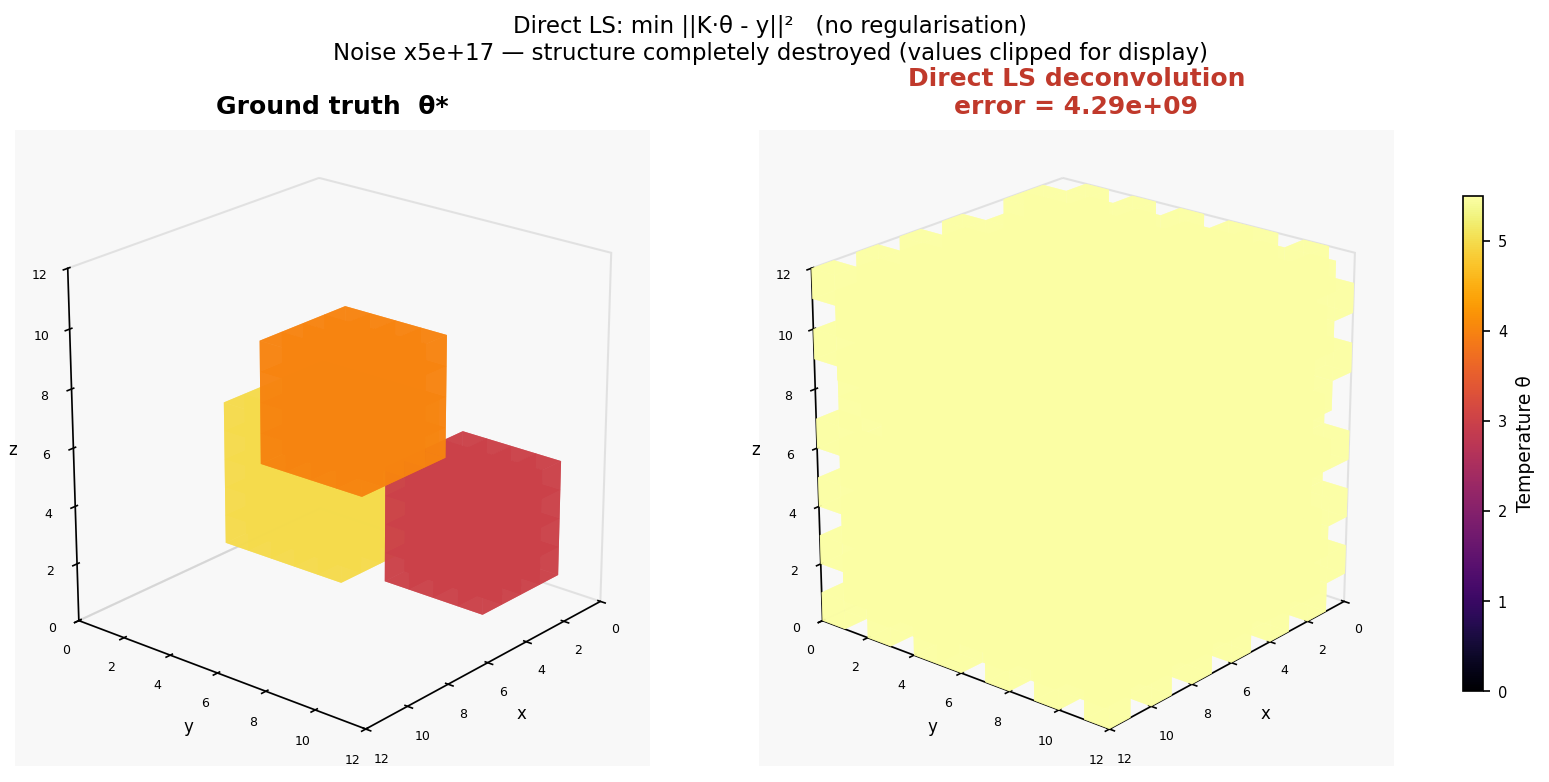

This chart was generated by the following Python code:
import numpy as np
import matplotlib.pyplot as plt
import matplotlib.cm as cm
from setup_3d import build, draw_voxels, style_ax, N, SIGMA, NOISE, CMAP, NORM


np.random.seed(42)
theta_true, K3D, y_noisy, cond = build()

result, _, _, _ = np.linalg.lstsq(K3D, y_noisy, rcond=None)
theta_ls = result.reshape(N, N, N)
err = np.linalg.norm(theta_ls - theta_true) / np.linalg.norm(theta_true)
print(f"Direct LS error: {err:.4f}")

fig = plt.figure(figsize=(11, 5.5))
fig.patch.set_facecolor("white")

ax0 = fig.add_subplot(1, 2, 1, projection="3d")
draw_voxels(ax0, theta_true)
style_ax(ax0, "Ground truth  θ*", "black")

ax1 = fig.add_subplot(1, 2, 2, projection="3d")
draw_voxels(ax1, np.clip(theta_ls, 0.0, 5.5))
style_ax(ax1, f"Direct LS deconvolution\nerror = {err:.2e}", "#c0392b")

cax = fig.add_axes([0.92, 0.2, 0.012, 0.6])
cb = fig.colorbar(cm.ScalarMappable(cmap=CMAP, norm=NORM), cax=cax)
cb.set_label("Temperature θ", fontsize=9)
cb.ax.tick_params(labelsize=7)

fig.suptitle(
    f"Direct LS: min ||K·θ - y||²   (no regularisation)\n"
    f"Noise x{cond:.0e} — structure completely destroyed (values clipped for display)",
    fontsize=11,
    y=1.02,
)
plt.subplots_adjust(left=0.02, right=0.90, wspace=0.05)
plt.savefig("3d_direct_solve.png", dpi=150, bbox_inches="tight")
plt.close()
